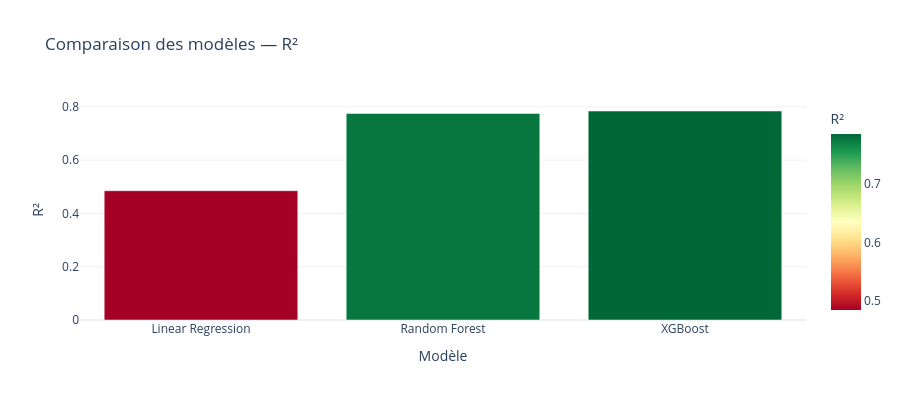

Source (notebook cell):
### Code cell
# Comparaison visuelle
df_results = pd.DataFrame(results)[["name", "mae", "rmse", "r2"]]
display(df_results)

fig = px.bar(
    df_results, x="name", y="r2",
    title="Comparaison des modèles — R²",
    labels={"name": "Modèle", "r2": "R²"},
    color="r2", color_continuous_scale="RdYlGn",
    template="plotly_white",
)
fig.update_layout(height=400)
fig.show()
fig.write_image(ASSETS / "06_benchmark_modeles.png", scale=2)

### Figure 1 — Plotly figure (JSON) as saved in the notebook; plotly's stock layout.template omitted (floating-point values rounded to 4 significant figures)
{"data": [{"hovertemplate": "Modèle=%{x}<br>R²=%{marker.color}<extra></extra>", "legendgroup": "", "marker": {"color": [0.4851, 0.7753, 0.7843], "coloraxis": "coloraxis", "pattern": {"shape": ""}}, "name": "", "orientation": "v", "showlegend": false, "textposition": "auto", "type": "bar", "x": ["Linear Regression", "Random Forest", "XGBoost"], "xaxis": "x", "y": [0.4851, 0.7753, 0.7843], "yaxis": "y"}], "layout": {"barmode": "relative", "coloraxis": {"colorbar": {"title": {"text": "R²"}}, "colorscale": [[0, "rgb(165,0,38)"], [0.1, "rgb(215,48,39)"], [0.2, "rgb(244,109,67)"], [0.3, "rgb(253,174,97)"], [0.4, "rgb(254,224,139)"], [0.5, "rgb(255,255,191)"], [0.6, "rgb(217,239,139)"], [0.7, "rgb(166,217,106)"], [0.8, "rgb(102,189,99)"], [0.9, "rgb(26,152,80)"], [1, "rgb(0,104,55)"]]}, "height": 400, "legend": {"tracegroupgap": 0}, "title": {"text": "Comparaison des modèles — R²"}, "xaxis": {"anchor": "y", "domain": [0, 1], "title": {"text": "Modèle"}}, "yaxis": {"anchor": "x", "domain": [0, 1], "title": {"text": "R²"}}}}
